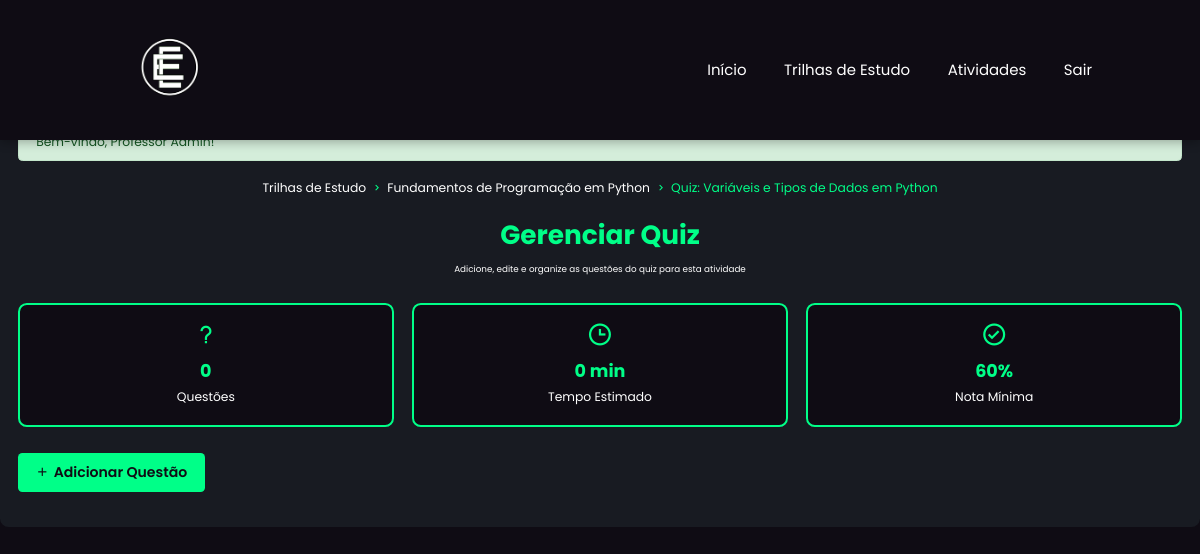
The page /admin_quiz_manager.php?activity_id=1 (signed in) on the database its author committed.
### tables this page shows
CREATE TABLE IF NOT EXISTS track_activities (
    id INT AUTO_INCREMENT PRIMARY KEY,
    track_id INT NOT NULL,
    title VARCHAR(255) NOT NULL,
    description TEXT,
    content_url VARCHAR(255),
    activity_type ENUM("leitura", "video", "exercicio", "projeto") NOT NULL,
    order_index INT NOT NULL,
    created_at TIMESTAMP DEFAULT CURRENT_TIMESTAMP,
    updated_at TIMESTAMP DEFAULT CURRENT_TIMESTAMP ON UPDATE CURRENT_TIMESTAMP,
    FOREIGN KEY (track_id) REFERENCES study_tracks(id) ON DELETE CASCADE
);

CREATE TABLE IF NOT EXISTS study_tracks (
    id INT AUTO_INCREMENT PRIMARY KEY,
    name VARCHAR(255) NOT NULL,
    description TEXT,
    created_at TIMESTAMP DEFAULT CURRENT_TIMESTAMP,
    updated_at TIMESTAMP DEFAULT CURRENT_TIMESTAMP ON UPDATE CURRENT_TIMESTAMP
);

### includes/session.php (called while the page is built, shortened)
<?php
function getFlashMessage() {
    if (isset($_SESSION['flash_message'])) {
        $message = $_SESSION['flash_message'];
        $type = $_SESSION['flash_type'] ?? 'info';
        return ['message' => $message, 'type' => $type];
    }
    return null;
}
?>

### admin_quiz_manager.php (the view, shortened to what this page needs)
<?php
require_once 'includes/session.php';
$database = new Database();
$pdo = $database->getConnection();
$flash = getFlashMessage();
$activity_id = (int)$_GET['activity_id'];
try {
    $stmt = $pdo->prepare("
        SELECT ta.id, ta.title, ta.description, ta.track_id, st.name as track_name
        FROM track_activities ta
        JOIN study_tracks st ON ta.track_id = st.id
        WHERE ta.id = ?
    ");
    $stmt->execute([$activity_id]);
    $activity = $stmt->fetch(PDO::FETCH_ASSOC);
} catch (Exception $e) {
    setFlashMessage('Erro ao carregar atividade.', 'danger');
    header("Location: admin_study_tracks.php");
    exit();
}
try {
    $stmt = $pdo->prepare("
        SELECT id, question, option_a, option_b, option_c, option_d, correct_answer, explanation, question_order
        FROM activity_quizzes
        WHERE activity_id = ?
        ORDER BY question_order
    ");
    $stmt->execute([$activity_id]);
    $questions = $stmt->fetchAll(PDO::FETCH_ASSOC);
} catch (Exception $e) {
    $questions = [];
}
?>
<!DOCTYPE html>
<html lang="pt-BR">
<head>
    <link href='https://unpkg.com/boxicons@2.1.4/css/boxicons.min.css' rel='stylesheet'>
    <link rel="stylesheet" href="static/css/professorOFC.css">
</head>
<body>
    <header class="header">
        <nav class="nav-logo">
            <div class="logo">
                <img src="static/img/logo.png" alt="Edula Logo">
            </div>
        </nav>
        <nav class="navbar">
            <a href="area_professor.php">Início</a>
            <a href="admin_study_tracks.php">Trilhas de Estudo</a>
            <a href="admin_track_activities.php?track_id=<?php echo $activity['track_id']; ?>">Atividades</a>
            <a href="logout.php">Sair</a>
        </nav>
    </header>
    <div class="quiz-manager">
        <?php if ($flash): ?>
            <div class="flash-message flash-<?php echo $flash['type']; ?>">
                <?php echo htmlspecialchars($flash['message']); ?>
            </div>
        <?php endif; ?>
        <div class="quiz-header">
            <div class="breadcrumb">
                <a href="admin_study_tracks.php">Trilhas de Estudo</a>
                <i class='bx bx-chevron-right'></i>
                <a href="admin_track_activities.php?track_id=<?php echo $activity['track_id']; ?>">
                    <?php echo htmlspecialchars($activity['track_name']); ?>
                </a>
                <i class='bx bx-chevron-right'></i>
                <span>Quiz: <?php echo htmlspecialchars($activity['title']); ?></span>
            </div>
            <h1>Gerenciar Quiz</h1>
            <p>Adicione, edite e organize as questões do quiz para esta atividade</p>
        </div>
        <div class="quiz-stats">
            <div class="stat-card">
                <i class='bx bx-question-mark'></i>
                <h3><?php echo count($questions); ?></h3>
                <p>Questões</p>
            </div>
            <div class="stat-card">
                <i class='bx bx-time'></i>
                <h3><?php echo count($questions) * 2; ?> min</h3>
                <p>Tempo Estimado</p>
            </div>
            <div class="stat-card">
                <i class='bx bx-check-circle'></i>
                <h3>60%</h3>
                <p>Nota Mínima</p>
            </div>
        </div>
        <button class="add-question-btn" onclick="openAddModal()">
            <i class='bx bx-plus'></i>
            Adicionar Questão
        </button>
    </div>
</body>
</html>

### static/css/professorOFC.css (style rules this page uses)
* { margin: 0; padding: 0; box-sizing: border-box; text-decoration: none; border: none; outline: none; scroll-behavior: smooth; font-family: 'Poppins', sans-serif; }
:root { --bg-color: #0f0c14; --second-bg-color: #181b22; --text-color: #fff; --main-color: #00ff88; }
html { font-size: 62.5%; overflow-x: hidden; }
body { background: var(--bg-color); color: var(--text-color); line-height: 1.5; }
.header { position: fixed; top: 0; left: 0; width: 100%; padding: 2rem 9%; background: var(--bg-color); display: flex; justify-content: space-between; align-items: center; z-index: 100; box-shadow: 0 2px 10px rgba(0,0,0,0.3); }
.nav-logo img { display: block; width: 10vw; min-width: 80px; }
.navbar a { font-size: 1.7rem; color: var(--text-color); margin-left: 4rem; transition: all 0.3s ease; }
span { color: var(--main-color); }
@media (max-width: 1200px) { html { font-size: 55%; } }

### admin_quiz_manager.php (style rules this page uses)
.quiz-manager { max-width: 1200px; margin: 0 auto; padding: 2rem; background: var(--second-bg-color); border-radius: 1rem; margin-top: 12rem; }
.quiz-header { text-align: center; margin-bottom: 3rem; }
.quiz-header h1 { color: var(--main-color); font-size: 3rem; margin-bottom: 1rem; }
.breadcrumb { display: flex; align-items: center; justify-content: center; gap: 0.5rem; margin-bottom: 2rem; font-size: 1.4rem; }
.breadcrumb a { color: var(--text-color); text-decoration: none; }
.breadcrumb i { color: var(--main-color); }
.quiz-stats { display: grid; grid-template-columns: repeat(auto-fit, minmax(200px, 1fr)); gap: 2rem; margin-bottom: 3rem; }
.stat-card { background: var(--bg-color); padding: 2rem; border-radius: 1rem; text-align: center; border: 2px solid var(--main-color); }
.stat-card i { font-size: 3rem; color: var(--main-color); margin-bottom: 1rem; }
.stat-card h3 { font-size: 2rem; color: var(--main-color); margin-bottom: 0.5rem; }
.stat-card p { color: var(--text-color); font-size: 1.4rem; }
.add-question-btn { display: inline-flex; align-items: center; gap: 0.5rem; background: var(--main-color); color: var(--bg-color); padding: 1rem 2rem; border: none; border-radius: 0.5rem; font-size: 1.6rem; font-weight: 600; cursor: pointer; transition: all 0.3s ease; margin-bottom: 2rem; }
.flash-message { padding: 1rem 2rem; border-radius: 0.5rem; margin-bottom: 2rem; font-size: 1.4rem; }
.flash-success { background: #d4edda; color: #155724; border: 1px solid #c3e6cb; }

### rows shown on the page
track_activities: track.name "Fundamentos de Programação em Python", title "Variáveis e Tipos de Dados em Python"

### other values the page prints
$flash['message'] "Bem-vindo, Professor Admin!"
count($questions) "0"
count($questions) * 2 "0"
